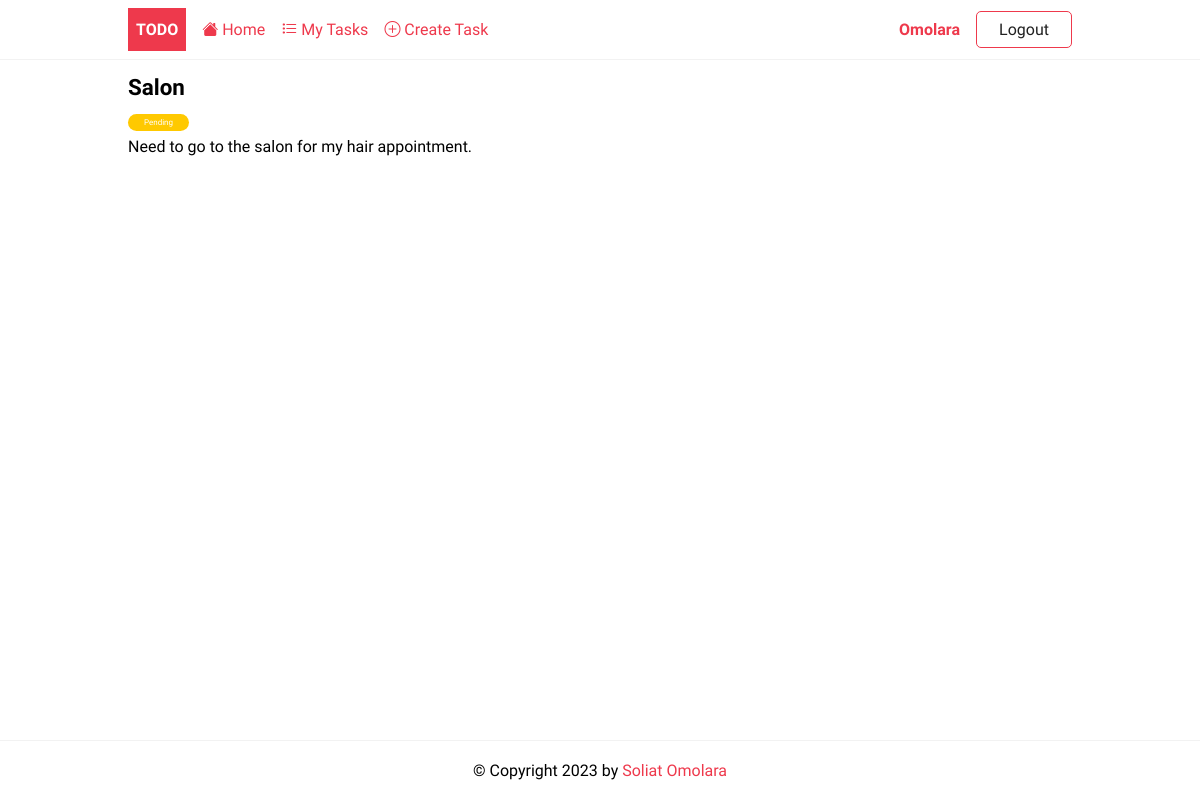
The app's page /details/10/ (signed in) with its own data.
### todoapp/models.py (models this page shows, shortened)
class Todo(models.Model):
    user = models.ForeignKey(User, on_delete=models.CASCADE, null=True, blank=True)
    title = models.CharField(max_length=250)
    description = models.TextField(null=True, blank=True)
    completed = models.BooleanField(default=False)
    created = models.DateTimeField(auto_now_add=True)

### todoapp/views.py (the view)
# urls.py: path('details/<int:pk>/', TodoDetail.as_view(), name='details'),
class TodoDetail(LoginRequiredMixin,DetailView):
    model = Todo
    context_object_name = 'task'
    def get_queryset(self):
        base_qs = super(TodoDetail, self).get_queryset()
        return base_qs.filter(user=self.request.user)

### todoapp/templates/todoapp/todo_detail.html
{%extends 'todoapp/base.html'%}
{%block content%}
 <article class="task">
	<header>
		<h2>{{ task.title }}</h2>
		<span class="badge {% if task.completed %}badge-completed{% else %}badge-pending{%endif%}">
			{% if task.completed %} Completed {%else%} Pending {%endif%}
		</span>
	</header>
	<p>{{task.description}}</p>
</article>
{%endblock content%}

### todoapp/templates/todoapp/base.html (shortened to what this page needs)
{%load static %}
<!DOCTYPE html>
<html lang="en">
    <head>
        <link rel="stylesheet" href="{% static 'css/style.css' %}" />
    </head>
    <body>
        <header class="header">
            <div class="container">
            	<a href="{%url 'home'%}" class="logo">Todo</a>
                <nav class="nav">
                	<a href="{%url 'home'%}"><i class="bi bi-house-fill"></i> Home</a>
                    {% if request.user.is_authenticated %}
	    	              	<a href="{% url 'tasks' %}"><i class="bi bi-list-task"></i> My Tasks</a>
	    	              	<a href="{% url 'create' %}"><i class="bi bi-plus-circle"></i> Create Task</a>
                            <a href="{% url 'profile' %}" title="Update my profile">{{request.user | title}}</a>
	    	                <a href="{% url 'logout' %}" class="btn btn-outline">Logout</a>
	                {% else %}
							<a href="{% url 'login' %}" class="btn btn-outline">Login</a>
	            	        <a href="{% url 'register' %}" class="btn btn-primary">Join Now</a>
	                {% endif %}
                </nav>
            </div>
        </header>
        <main>
            <div class="container">
             {%block content %}
             {%endblock content%}
            </div>
        </main>
        <footer class="footer">
            <div class="container">
				<p>&copy; Copyright {% now "Y" %} by <a href="https://github.com/SoliatOmolara">Soliat Omolara</a></p>
            </div>
        </footer>
    </body>
</html>

### static/css/style.css (style rules this page uses)
:root { --color-primary: #ee394c; --color-secondary: #86b7fe; --color-light: #f2f2f2; --color-gray: #ced4da; --color-dark: #212121; --color-white: #ffffff; --color-error: #e2442f; --color-warning: #ffc900; --color-info: #02a2b9; --color-success: #1ba345; --color-input: #00d1b2; --border-radius: 5px; }
* { margin: 0; padding: 0; box-sizing: border-box; text-rendering: optimizeLegibility; }
html, body { height: 100%; }
body { font-family: 'Dosis', sans-serif; font-size: 1rem; line-height: 1.7; display: flex; flex-direction: column; }
h2 { font-size: 1.4rem; }
a { color: var(--color-primary); text-decoration: none; }
.container { max-width: 960px; margin: 0 auto; padding: 0.5rem; }
.header { border-bottom: solid 1px var(--color-light); }
.header .container { display: flex; align-items: center; gap:1rem; }
.nav { display:flex; gap:1rem; align-items: center; justify-content: center; flex-basis: 100%; }
.nav a:nth-last-child(2) { margin-left: auto; font-weight: bold; }
.logo { padding: 0.5rem; background-color: var(--color-primary); text-decoration: none; color: var(--color-white); font-weight: bold; text-transform: uppercase; }
.task { margin-bottom: auto; }
.badge { font-size: 0.5rem; padding: 0.25rem 1rem; color: var(--color-white); border-radius: 2rem; align-self: flex-start; }
.badge-pending { background-color: var(--color-warning); }
.footer p { text-align: center; }
.footer { margin-top: auto; padding: 0.5rem 0; border-top: solid 1px var(--color-light); }
.btn { padding: 0.25rem 0.75rem; border-radius: var(--border-radius); background-color: var(--color-white); border: solid 1px var(--color-white); color: var(--color-dark); cursor: pointer; text-decoration: none; font-size: 1rem; min-width: 6rem; text-align: center; }
.btn-outline { border: solid 1px var(--color-primary); }

### records on screen
Todo: title "Salon", description "Need to go to the salon for my hair appointment."

### other values on screen
{{ request.user | title }} "Omolara"
